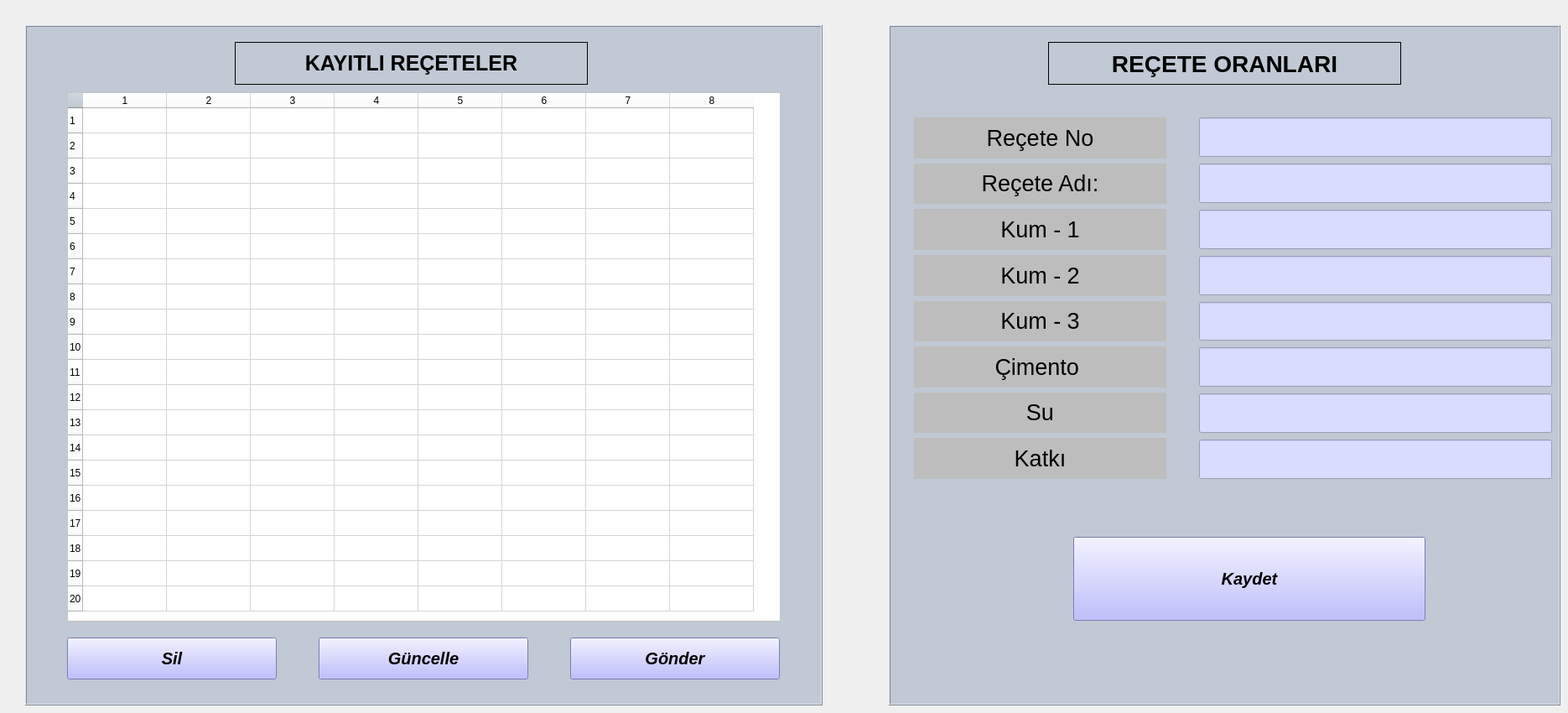
    <widget class="QWidget" name="recete_sayfasi">
     <widget class="QFrame" name="frame">
      <property name="geometry">
       <rect>
        <x>1060</x>
        <y>30</y>
        <width>801</width>
        <height>811</height>
       </rect>
      </property>
      <property name="styleSheet">
       <string notr="true">background-color: rgb(192, 201, 212);</string>
      </property>
      <property name="frameShape">
       <enum>QFrame::Box</enum>
      </property>
      <property name="frameShadow">
       <enum>QFrame::Raised</enum>
      </property>
      <widget class="QPushButton" name="vt_kaydet">
       <property name="geometry">
        <rect>
         <x>220</x>
         <y>610</y>
         <width>420</width>
         <height>100</height>
        </rect>
       </property>
       <property name="font">
        <font>
         <family>Arial</family>
         <pointsize>15</pointsize>
         <weight>75</weight>
         <italic>true</italic>
         <bold>true</bold>
        </font>
       </property>
       <property name="styleSheet">
        <string notr="true">background-color: rgb(170, 170, 255);</string>
       </property>
       <property name="text">
        <string>Kaydet</string>
       </property>
      </widget>
      <widget class="QLabel" name="lb_recete_oranlar">
       <property name="geometry">
        <rect>
         <x>190</x>
         <y>20</y>
         <width>421</width>
         <height>51</height>
        </rect>
       </property>
       <property name="font">
        <font>
         <pointsize>21</pointsize>
         <weight>75</weight>
         <bold>true</bold>
        </font>
       </property>
       <property name="frameShape">
        <enum>QFrame::Box</enum>
       </property>
       <property name="text">
        <string>REÇETE ORANLARI</string>
       </property>
       <property name="alignment">
        <set>Qt::AlignCenter</set>
       </property>
      </widget>
      <widget class="QWidget" name="layoutWidget_16">
       <property name="geometry">
        <rect>
         <x>370</x>
         <y>110</y>
         <width>421</width>
         <height>431</height>
        </rect>
       </property>
       <layout class="QVBoxLayout" name="verticalLayout_5">
        <property name="spacing">
         <number>8</number>
        </property>
        <item>
         <widget class="QLineEdit" name="ln_recete_no">
          <property name="enabled">
           <bool>true</bool>
          </property>
          <property name="sizePolicy">
           <sizepolicy hsizetype="Expanding" vsizetype="MinimumExpanding">
            <horstretch>0</horstretch>
            <verstretch>0</verstretch>
           </sizepolicy>
          </property>
          <property name="styleSheet">
           <string notr="true">background-color: rgb(217, 219, 255);</string>
          </property>
         </widget>
        </item>
        <item>
         <widget class="QLineEdit" name="ln_recete_adi">
          <property name="sizePolicy">
           <sizepolicy hsizetype="Expanding" vsizetype="MinimumExpanding">
            <horstretch>0</horstretch>
            <verstretch>0</verstretch>
           </sizepolicy>
          </property>
          <property name="styleSheet">
           <string notr="true">background-color: rgb(217, 219, 255);</string>
          </property>
         </widget>
        </item>
        <item>
         <widget class="QLineEdit" name="ln_kum_1">
          <property name="sizePolicy">
           <sizepolicy hsizetype="Expanding" vsizetype="MinimumExpanding">
            <horstretch>0</horstretch>
            <verstretch>0</verstretch>
           </sizepolicy>
          </property>
          <property name="styleSheet">
           <string notr="true">background-color: rgb(217, 219, 255);</string>
          </property>
         </widget>
        </item>
        <item>
         <widget class="QLineEdit" name="ln_kum_2">
          <property name="sizePolicy">
           <sizepolicy hsizetype="Expanding" vsizetype="MinimumExpanding">
            <horstretch>0</horstretch>
            <verstretch>0</verstretch>
           </sizepolicy>
          </property>
          <property name="styleSheet">
           <string notr="true">background-color: rgb(217, 219, 255);</string>
          </property>
         </widget>
        </item>
        <item>
         <widget class="QLineEdit" name="ln_kum_3">
          <property name="sizePolicy">
           <sizepolicy hsizetype="Expanding" vsizetype="MinimumExpanding">
            <horstretch>0</horstretch>
            <verstretch>0</verstretch>
           </sizepolicy>
          </property>
          <property name="styleSheet">
           <string notr="true">background-color: rgb(217, 219, 255);</string>
          </property>
         </widget>
        </item>
        <item>
         <widget class="QLineEdit" name="ln_cimento">
          <property name="sizePolicy">
           <sizepolicy hsizetype="Expanding" vsizetype="MinimumExpanding">
            <horstretch>0</horstretch>
            <verstretch>0</verstretch>
           </sizepolicy>
          </property>
          <property name="styleSheet">
           <string notr="true">background-color: rgb(217, 219, 255);</string>
          </property>
         </widget>
        </item>
        <item>
         <widget class="QLineEdit" name="ln_su">
          <property name="sizePolicy">
           <sizepolicy hsizetype="Expanding" vsizetype="MinimumExpanding">
            <horstretch>0</horstretch>
            <verstretch>0</verstretch>
           </sizepolicy>
          </property>
          <property name="styleSheet">
           <string notr="true">background-color: rgb(217, 219, 255);</string>
          </property>
         </widget>
        </item>
        <item>
         <widget class="QLineEdit" name="ln_katki">
          <property name="sizePolicy">
           <sizepolicy hsizetype="Expanding" vsizetype="MinimumExpanding">
            <horstretch>0</horstretch>
            <verstretch>0</verstretch>
           </sizepolicy>
          </property>
          <property name="styleSheet">
           <string notr="true">background-color: rgb(217, 219, 255);</string>
          </property>
         </widget>
        </item>
       </layout>
      </widget>
      <widget class="QWidget" name="verticalLayoutWidget_4">
       <property name="geometry">
        <rect>
         <x>30</x>
         <y>110</y>
         <width>301</width>
         <height>431</height>
        </rect>
       </property>
       <property name="font">
        <font>
         <family>Arial</family>
         <pointsize>18</pointsize>
        </font>
       </property>
       <property name="styleSheet">
        <string>gridline-color: qlineargradient(spread:pad, x1:0, y1:0, x2:1, y2:0, stop:0 rgba(0, 0, 0, 255), stop:1 rgba(255, 255, 255, 255));
gridline-color: rgb(0, 0, 0);
border-color: qlineargradient(spread:pad, x1:0, y1:0, x2:1, y2:0, stop:0 rgba(0, 0, 0, 255), stop:1 rgba(255, 255, 255, 255));
border-color: rgb(255, 0, 0);</string>
       </property>
       <layout class="QVBoxLayout" name="verticalLayout_6">
        <item>
         <widget class="QLabel" name="lb_recete_no">
          <property name="enabled">
           <bool>true</bool>
          </property>
          <property name="font">
           <font>
            <family>Arial</family>
            <pointsize>27</pointsize>
            <weight>50</weight>
            <italic>false</italic>
            <bold>false</bold>
           </font>
          </property>
          <property name="styleSheet">
           <string notr="true">background-color: rgb(170, 170, 127);
background-color: rgb(189, 189, 189);</string>
          </property>
          <property name="frameShape">
           <enum>QFrame::NoFrame</enum>
          </property>
          <property name="frameShadow">
           <enum>QFrame::Plain</enum>
          </property>
          <property name="text">
           <string>&lt;html&gt;&lt;head/&gt;&lt;body&gt;&lt;p&gt;&lt;span style=&quot; font-size:20pt;&quot;&gt;Reçete No&lt;/span&gt;&lt;/p&gt;&lt;/body&gt;&lt;/html&gt;</string>
          </property>
          <property name="alignment">
           <set>Qt::AlignCenter</set>
          </property>
         </widget>
        </item>
        <item>
         <widget class="QLabel" name="lb_recete_adi">
          <property name="enabled">
           <bool>true</bool>
          </property>
          <property name="font">
           <font>
            <family>Arial</family>
            <pointsize>27</pointsize>
            <weight>50</weight>
            <italic>false</italic>
            <bold>false</bold>
           </font>
          </property>
          <property name="styleSheet">
           <string notr="true">background-color: rgb(170, 170, 127);
background-color: rgb(189, 189, 189);</string>
          </property>
          <property name="frameShape">
           <enum>QFrame::NoFrame</enum>
          </property>
          <property name="frameShadow">
           <enum>QFrame::Plain</enum>
          </property>
          <property name="text">
           <string>&lt;html&gt;&lt;head/&gt;&lt;body&gt;&lt;p&gt;&lt;span style=&quot; font-size:20pt;&quot;&gt;Reçete Adı:&lt;/span&gt;&lt;/p&gt;&lt;/body&gt;&lt;/html&gt;</string>
          </property>
          <property name="alignment">
           <set>Qt::AlignCenter</set>
          </property>
         </widget>
        </item>
        <item>
         <widget class="QLabel" name="lb_kum_1">
          <property name="font">
           <font>
            <family>Arial</family>
            <pointsize>27</pointsize>
            <weight>50</weight>
            <italic>false</italic>
            <bold>false</bold>
           </font>
          </property>
          <property name="styleSheet">
           <string notr="true">background-color: rgb(170, 170, 127);
background-color: rgb(189, 189, 189);</string>
          </property>
          <property name="frameShape">
           <enum>QFrame::NoFrame</enum>
          </property>
          <property name="frameShadow">
           <enum>QFrame::Plain</enum>
          </property>
          <property name="text">
           <string>&lt;html&gt;&lt;head/&gt;&lt;body&gt;&lt;p&gt;&lt;span style=&quot; font-size:20pt;&quot;&gt;Kum - 1&lt;/span&gt;&lt;/p&gt;&lt;/body&gt;&lt;/html&gt;</string>
          </property>
          <property name="alignment">
           <set>Qt::AlignCenter</set>
          </property>
         </widget>
        </item>
        <item>
         <widget class="QLabel" name="lb_kum_2">
          <property name="font">
           <font>
            <family>Arial</family>
            <pointsize>27</pointsize>
            <weight>50</weight>
            <italic>false</italic>
            <bold>false</bold>
           </font>
          </property>
          <property name="styleSheet">
           <string notr="true">background-color: rgb(170, 170, 127);
background-color: rgb(189, 189, 189);</string>
          </property>
          <property name="frameShape">
           <enum>QFrame::NoFrame</enum>
          </property>
          <property name="frameShadow">
           <enum>QFrame::Plain</enum>
          </property>
          <property name="text">
           <string>&lt;html&gt;&lt;head/&gt;&lt;body&gt;&lt;p&gt;&lt;span style=&quot; font-size:20pt;&quot;&gt;Kum - 2&lt;/span&gt;&lt;/p&gt;&lt;/body&gt;&lt;/html&gt;</string>
          </property>
          <property name="alignment">
           <set>Qt::AlignCenter</set>
          </property>
         </widget>
        </item>
        <item>
         <widget class="QLabel" name="lb_kum_3">
          <property name="font">
           <font>
            <family>Arial</family>
            <pointsize>27</pointsize>
            <weight>50</weight>
            <italic>false</italic>
            <bold>false</bold>
           </font>
          </property>
          <property name="styleSheet">
           <string notr="true">background-color: rgb(170, 170, 127);
background-color: rgb(189, 189, 189);</string>
          </property>
          <property name="frameShape">
           <enum>QFrame::NoFrame</enum>
          </property>
          <property name="frameShadow">
           <enum>QFrame::Plain</enum>
          </property>
          <property name="text">
           <string>&lt;html&gt;&lt;head/&gt;&lt;body&gt;&lt;p&gt;&lt;span style=&quot; font-size:20pt;&quot;&gt;Kum - 3&lt;/span&gt;&lt;/p&gt;&lt;/body&gt;&lt;/html&gt;</string>
          </property>
          <property name="alignment">
           <set>Qt::AlignCenter</set>
          </property>
         </widget>
        </item>
        <item>
         <widget class="QLabel" name="lb_cimento">
          <property name="font">
           <font>
            <family>Arial</family>
            <pointsize>27</pointsize>
            <weight>50</weight>
            <italic>false</italic>
            <bold>false</bold>
           </font>
          </property>
          <property name="styleSheet">
           <string notr="true">background-color: rgb(170, 170, 127);
background-color: rgb(189, 189, 189);</string>
          </property>
          <property name="frameShape">
           <enum>QFrame::NoFrame</enum>
          </property>
          <property name="frameShadow">
           <enum>QFrame::Plain</enum>
          </property>
          <property name="text">
           <string>&lt;html&gt;&lt;head/&gt;&lt;body&gt;&lt;p&gt;&lt;span style=&quot; font-size:20pt;&quot;&gt;Çimento &lt;/span&gt;&lt;/p&gt;&lt;/body&gt;&lt;/html&gt;</string>
          </property>
          <property name="alignment">
           <set>Qt::AlignCenter</set>
          </property>
         </widget>
        </item>
        <item>
         <widget class="QLabel" name="lb_su">
          <property name="font">
           <font>
            <family>Arial</family>
            <pointsize>20</pointsize>
            <weight>50</weight>
            <italic>false</italic>
            <bold>false</bold>
           </font>
          </property>
          <property name="styleSheet">
           <string notr="true">background-color: rgb(170, 170, 127);
background-color: rgb(189, 189, 189);</string>
          </property>
          <property name="frameShape">
           <enum>QFrame::NoFrame</enum>
          </property>
          <property name="frameShadow">
           <enum>QFrame::Plain</enum>
          </property>
          <property name="text">
           <string>&lt;html&gt;&lt;head/&gt;&lt;body&gt;&lt;p&gt;&lt;span style=&quot; font-size:20pt;&quot;&gt;Su&lt;/span&gt;&lt;/p&gt;&lt;/body&gt;&lt;/html&gt;</string>
          </property>
          <property name="alignment">
           <set>Qt::AlignCenter</set>
          </property>
         </widget>
        </item>
        <item>
         <widget class="QLabel" name="lb_katki">
          <property name="font">
           <font>
            <family>Arial</family>
            <pointsize>27</pointsize>
            <weight>50</weight>
            <italic>false</italic>
            <bold>false</bold>
           </font>
          </property>
          <property name="styleSheet">
           <string notr="true">background-color: rgb(170, 170, 127);
background-color: rgb(189, 189, 189);</string>
          </property>
          <property name="frameShape">
           <enum>QFrame::NoFrame</enum>
          </property>
          <property name="frameShadow">
           <enum>QFrame::Plain</enum>
          </property>
          <property name="text">
           <string>&lt;html&gt;&lt;head/&gt;&lt;body&gt;&lt;p&gt;&lt;span style=&quot; font-size:20pt;&quot;&gt;Katkı&lt;/span&gt;&lt;/p&gt;&lt;/body&gt;&lt;/html&gt;</string>
          </property>
          <property name="alignment">
           <set>Qt::AlignCenter</set>
          </property>
         </widget>
        </item>
       </layout>
      </widget>
     </widget>
     <widget class="QFrame" name="frame_2">
      <property name="geometry">
       <rect>
        <x>30</x>
        <y>30</y>
        <width>951</width>
        <height>811</height>
       </rect>
      </property>
      <property name="styleSheet">
       <string notr="true">background-color: rgb(192, 201, 212);</string>
      </property>
      <property name="frameShape">
       <enum>QFrame::Box</enum>
      </property>
      <property name="frameShadow">
       <enum>QFrame::Raised</enum>
      </property>
      <widget class="QLabel" name="lb_recete_baslik">
       <property name="geometry">
        <rect>
         <x>250</x>
         <y>20</y>
         <width>421</width>
         <height>51</height>
        </rect>
       </property>
       <property name="font">
        <font>
         <pointsize>19</pointsize>
         <weight>75</weight>
         <bold>true</bold>
        </font>
       </property>
       <property name="frameShape">
        <enum>QFrame::Box</enum>
       </property>
       <property name="text">
        <string>KAYITLI REÇETELER</string>
       </property>
       <property name="alignment">
        <set>Qt::AlignCenter</set>
       </property>
      </widget>
      <widget class="QPushButton" name="recete_gonder">
       <property name="geometry">
        <rect>
         <x>650</x>
         <y>730</y>
         <width>250</width>
         <height>50</height>
        </rect>
       </property>
       <property name="font">
        <font>
         <family>Arial</family>
         <pointsize>15</pointsize>
         <weight>75</weight>
         <italic>true</italic>
         <bold>true</bold>
        </font>
       </property>
       <property name="styleSheet">
        <string notr="true">background-color: rgb(170, 170, 255);</string>
       </property>
       <property name="text">
        <string>Gönder</string>
       </property>
      </widget>
      <widget class="QTableWidget" name="tableWidget">
       <property name="geometry">
        <rect>
         <x>50</x>
         <y>80</y>
         <width>851</width>
         <height>631</height>
        </rect>
       </property>
       <property name="styleSheet">
        <string notr="true">background-color: rgb(255, 255, 255);</string>
       </property>
       <property name="rowCount">
        <number>20</number>
       </property>
       <property name="columnCount">
        <number>8</number>
       </property>
       <row/>
       <row/>
       <row/>
       <row/>
       <row/>
       <row/>
       <row/>
       <row/>
       <row/>
       <row/>
       <row/>
       <row/>
       <row/>
       <row/>
       <row/>
       <row/>
       <row/>
       <row/>
       <row/>
       <row/>
       <column/>
       <column/>
       <column/>
       <column/>
       <column/>
       <column/>
       <column/>
       <column/>
      </widget>
      <widget class="QPushButton" name="vt_sil">
       <property name="geometry">
        <rect>
         <x>50</x>
         <y>730</y>
         <width>250</width>
         <height>50</height>
        </rect>
       </property>
       <property name="font">
        <font>
         <family>Arial</family>
         <pointsize>15</pointsize>
         <weight>75</weight>
         <italic>true</italic>
         <bold>true</bold>
        </font>
       </property>
       <property name="styleSheet">
        <string notr="true">background-color: rgb(170, 170, 255);</string>
       </property>
       <property name="text">
        <string>Sil</string>
       </property>
      </widget>
      <widget class="QPushButton" name="vt_guncelle">
       <property name="geometry">
        <rect>
         <x>350</x>
         <y>730</y>
         <width>250</width>
         <height>50</height>
        </rect>
       </property>
       <property name="font">
        <font>
         <family>Arial</family>
         <pointsize>15</pointsize>
         <weight>75</weight>
         <italic>true</italic>
         <bold>true</bold>
        </font>
       </property>
       <property name="styleSheet">
        <string notr="true">background-color: rgb(170, 170, 255);</string>
       </property>
       <property name="text">
        <string>Güncelle</string>
       </property>
      </widget>
     </widget>
    </widget>
